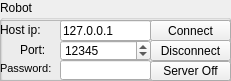
   <widget class="QGroupBox" name="groupBox_7">
    <property name="geometry">
     <rect>
      <x>0</x>
      <y>480</y>
      <width>231</width>
      <height>81</height>
     </rect>
    </property>
    <property name="title">
     <string>Robot</string>
    </property>
    <widget class="QFrame" name="frame_2">
     <property name="geometry">
      <rect>
       <x>0</x>
       <y>20</y>
       <width>231</width>
       <height>61</height>
      </rect>
     </property>
     <property name="frameShape">
      <enum>QFrame::StyledPanel</enum>
     </property>
     <property name="frameShadow">
      <enum>QFrame::Raised</enum>
     </property>
     <widget class="QLabel" name="label_7">
      <property name="geometry">
       <rect>
        <x>0</x>
        <y>0</y>
        <width>51</width>
        <height>20</height>
       </rect>
      </property>
      <property name="font">
       <font>
        <pointsize>9</pointsize>
       </font>
      </property>
      <property name="text">
       <string>Host ip:</string>
      </property>
     </widget>
     <widget class="QLineEdit" name="lineEdit">
      <property name="geometry">
       <rect>
        <x>60</x>
        <y>0</y>
        <width>91</width>
        <height>21</height>
       </rect>
      </property>
      <property name="font">
       <font>
        <pointsize>9</pointsize>
       </font>
      </property>
      <property name="text">
       <string>127.0.0.1</string>
      </property>
     </widget>
     <widget class="QLabel" name="label_8">
      <property name="geometry">
       <rect>
        <x>20</x>
        <y>20</y>
        <width>31</width>
        <height>20</height>
       </rect>
      </property>
      <property name="font">
       <font>
        <pointsize>9</pointsize>
       </font>
      </property>
      <property name="text">
       <string>Port:</string>
      </property>
     </widget>
     <widget class="QSpinBox" name="spinBox">
      <property name="geometry">
       <rect>
        <x>60</x>
        <y>20</y>
        <width>91</width>
        <height>21</height>
       </rect>
      </property>
      <property name="font">
       <font>
        <pointsize>9</pointsize>
       </font>
      </property>
      <property name="maximum">
       <number>99999</number>
      </property>
      <property name="value">
       <number>12345</number>
      </property>
     </widget>
     <widget class="QPushButton" name="pushButton_16">
      <property name="geometry">
       <rect>
        <x>150</x>
        <y>0</y>
        <width>81</width>
        <height>21</height>
       </rect>
      </property>
      <property name="text">
       <string>Connect</string>
      </property>
     </widget>
     <widget class="QPushButton" name="pushButton_17">
      <property name="geometry">
       <rect>
        <x>150</x>
        <y>20</y>
        <width>81</width>
        <height>21</height>
       </rect>
      </property>
      <property name="text">
       <string>Disconnect</string>
      </property>
     </widget>
     <widget class="QLineEdit" name="lineEdit_2">
      <property name="geometry">
       <rect>
        <x>60</x>
        <y>40</y>
        <width>91</width>
        <height>20</height>
       </rect>
      </property>
      <property name="font">
       <font>
        <pointsize>8</pointsize>
       </font>
      </property>
      <property name="text">
       <string/>
      </property>
     </widget>
     <widget class="QLabel" name="label_6">
      <property name="geometry">
       <rect>
        <x>0</x>
        <y>40</y>
        <width>57</width>
        <height>16</height>
       </rect>
      </property>
      <property name="font">
       <font>
        <pointsize>8</pointsize>
       </font>
      </property>
      <property name="text">
       <string>Password:</string>
      </property>
     </widget>
     <widget class="QPushButton" name="pushButton_20">
      <property name="geometry">
       <rect>
        <x>150</x>
        <y>41</y>
        <width>81</width>
        <height>20</height>
       </rect>
      </property>
      <property name="text">
       <string>Server Off</string>
      </property>
     </widget>
    </widget>
   </widget>
